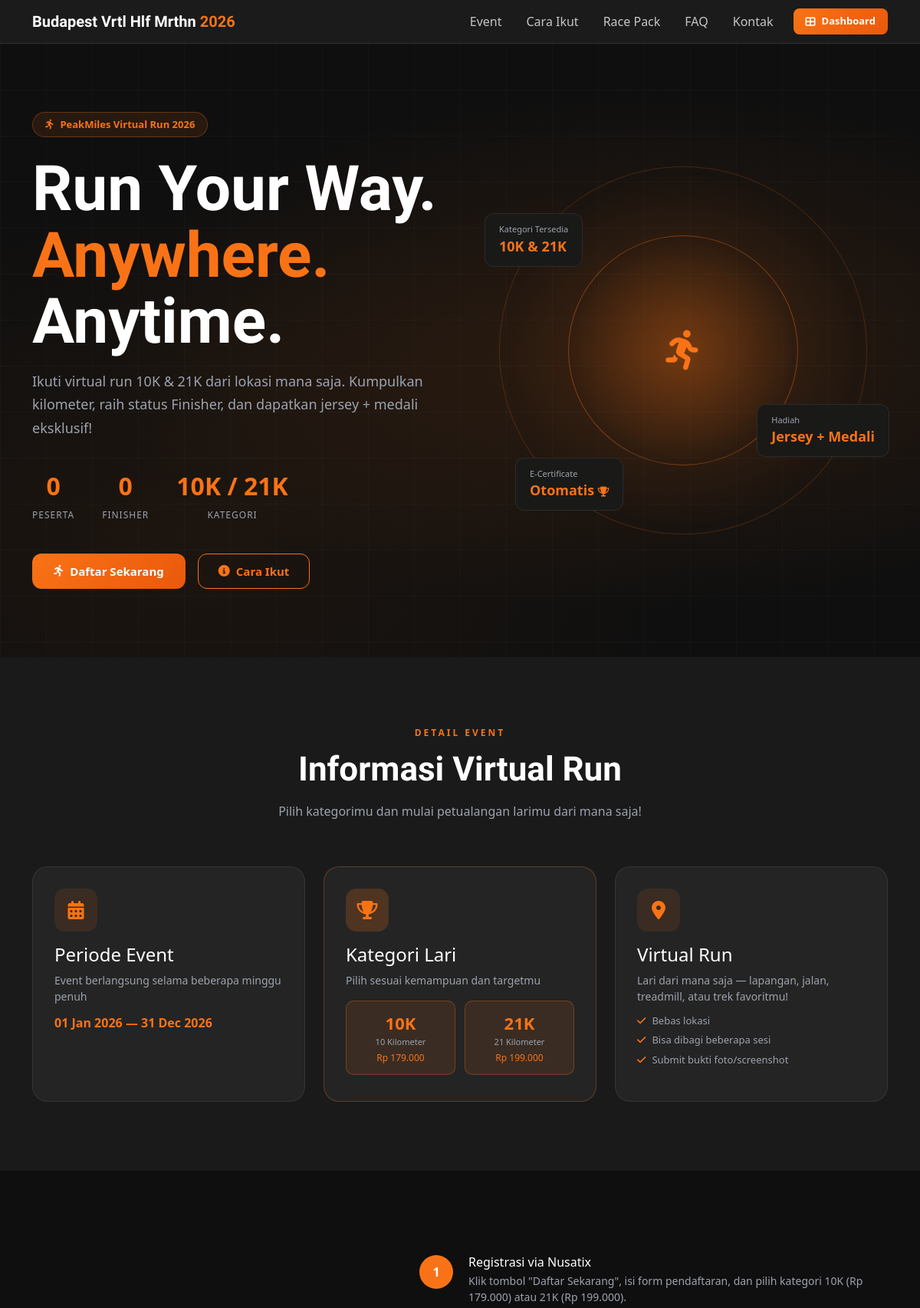
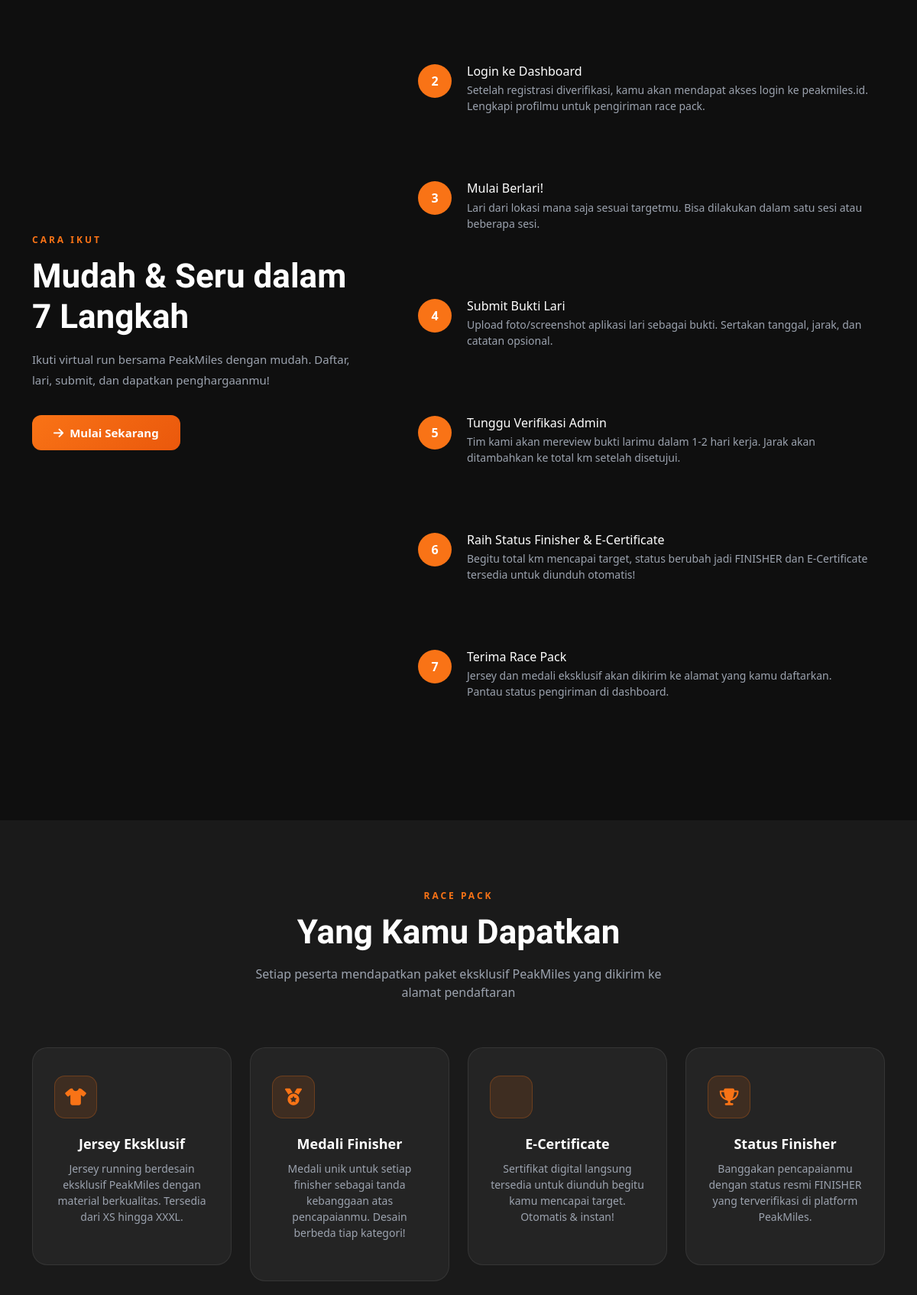
The page / (signed in, upper part) on the database its author committed (2 pictures, top to bottom).
### tables this page shows
CREATE TABLE IF NOT EXISTS events (
    id INT AUTO_INCREMENT PRIMARY KEY,
    name VARCHAR(200) NOT NULL,
    slug VARCHAR(200) NOT NULL,
    description TEXT,
    start_date DATE NOT NULL,
    end_date DATE NOT NULL,
    target_10k DECIMAL(5,2) DEFAULT 10.00,
    target_21k DECIMAL(5,2) DEFAULT 21.00,
    fee_10k INT DEFAULT 179000,
    fee_21k INT DEFAULT 199000,
    registration_url VARCHAR(500) DEFAULT 'https://nusatix.com',
    is_active TINYINT(1) DEFAULT 1,
    banner_image VARCHAR(300) NULL,
    created_at DATETIME DEFAULT CURRENT_TIMESTAMP
);

### includes/functions.php (called while the page is built, shortened)
<?php
function getActiveEvent(): ?array {
    $db = getDB();
    $stmt = $db->prepare("SELECT * FROM events WHERE is_active = 1 ORDER BY id DESC LIMIT 1");
    $stmt->execute();
    return $stmt->fetch() ?: null;
}
function sanitize(string $input): string {
    return htmlspecialchars(trim($input), ENT_QUOTES, 'UTF-8');
}

### index.php (the view, shortened to what this page needs)
<?php
require_once __DIR__ . '/includes/header.php';
$event = getActiveEvent();
?>
<section class="hero" id="home">
  <div class="hero-bg"></div>
  <div class="hero-grid"></div>
  <div class="container" style="position:relative;z-index:2;">
    <div class="row align-items-center g-5">
      <div class="col-lg-6">
        <div class="hero-badge">
          <i class="fa fa-running"></i>
          <?= $event ? sanitize($event['name']) : 'PeakMiles Virtual Run 2026' ?>
        </div>
        <h1 class="hero-title">Run Your Way.<br><span>Anywhere.</span><br>Anytime.</h1>
        <p class="hero-desc">Ikuti virtual run 10K & 21K dari lokasi mana saja. Kumpulkan kilometer, raih status Finisher, dan dapatkan jersey + medali eksklusif!</p>
        <div class="hero-stats">
          <div class="hero-stat">
            <span class="hero-stat-val counter" data-target="2500">0</span>
            <span class="hero-stat-label">Peserta</span>
          </div>
          <div class="hero-stat">
            <span class="hero-stat-val counter" data-target="1800">0</span>
            <span class="hero-stat-label">Finisher</span>
          </div>
          <div class="hero-stat">
            <span class="hero-stat-val">10K / 21K</span>
            <span class="hero-stat-label">Kategori</span>
          </div>
        </div>
        <div class="d-flex gap-3 flex-wrap">
          <a href="<?= SITE_URL ?>/register.php" class="btn-primary-custom">
            <i class="fa fa-running"></i> Daftar Sekarang
          </a>
          <a href="#how-it-works" class="btn-outline-custom">
            <i class="fa fa-info-circle"></i> Cara Ikut
          </a>
        </div>
      </div>
      <div class="col-lg-6">
        <div class="hero-visual">
          <div class="hero-circle">
            <div class="hero-circle-inner"><i class="fa fa-person-running" style="font-size:52px;color:var(--primary);"></i></div>
            <div class="floating-card float-1">
              <div class="floating-card-title">Kategori Tersedia</div>
              <div class="floating-card-val">10K & 21K</div>
            </div>
            <div class="floating-card float-2">
              <div class="floating-card-title">Hadiah</div>
              <div class="floating-card-val">Jersey + Medali</div>
            </div>
            <div class="floating-card float-3">
              <div class="floating-card-title">E-Certificate</div>
              <div class="floating-card-val">Otomatis <i class="fa fa-trophy" style="color:var(--primary);font-size:13px;"></i></div>
            </div>
          </div>
        </div>
      </div>
    </div>
  </div>
</section>
<section class="section section-darker" id="event">
  <div class="container">
    <div class="text-center mb-5">
      <span class="section-label">Detail Event</span>
      <h2 class="section-title">Informasi Virtual Run</h2>
      <p class="section-desc">Pilih kategorimu dan mulai petualangan larimu dari mana saja!</p>
    </div>
    <div class="row g-4">
      <div class="col-md-4">
        <div class="card-custom h-100">
          <div class="card-icon"><i class="fa fa-calendar-alt"></i></div>
          <h4 style="color:#fff;margin-bottom:8px;">Periode Event</h4>
          <p style="color:var(--gray-light);font-size:14px;margin-bottom:12px;">Event berlangsung selama beberapa minggu penuh</p>
          <?php if ($event): ?>
          <div style="color:var(--primary);font-weight:600;">
            <?= date('d M Y', strtotime($event['start_date'])) ?> — <?= date('d M Y', strtotime($event['end_date'])) ?>
          </div>
          <?php else: ?>
          <div style="color:var(--primary);font-weight:600;">1 Feb — 31 Mar 2025</div>
          <?php endif; ?>
        </div>
      </div>
      <div class="col-md-4">
        <div class="card-custom h-100" style="border-color:rgba(249,115,22,0.3);">
          <div class="card-icon" style="background:rgba(249,115,22,0.2);"><i class="fa fa-trophy"></i></div>
          <h4 style="color:#fff;margin-bottom:8px;">Kategori Lari</h4>
          <p style="color:var(--gray-light);font-size:14px;margin-bottom:16px;">Pilih sesuai kemampuan dan targetmu</p>
          <div style="display:flex;gap:12px;">
            <div style="background:rgba(249,115,22,0.1);border:1px solid rgba(249,115,22,0.3);padding:12px 20px;border-radius:10px;text-align:center;flex:1;">
              <div style="font-size:22px;font-weight:800;color:var(--primary);">10K</div>
              <div style="font-size:11px;color:var(--gray-light);">10 Kilometer</div>
              <div style="font-size:12px;color:var(--primary);margin-top:4px;">Rp 179.000</div>
            </div>
            <div style="background:rgba(249,115,22,0.1);border:1px solid rgba(249,115,22,0.3);padding:12px 20px;border-radius:10px;text-align:center;flex:1;">
              <div style="font-size:22px;font-weight:800;color:var(--primary);">21K</div>
              <div style="font-size:11px;color:var(--gray-light);">21 Kilometer</div>
              <div style="font-size:12px;color:var(--primary);margin-top:4px;">Rp 199.000</div>
            </div>
          </div>
        </div>
      </div>
      <div class="col-md-4">
        <div class="card-custom h-100">
          <div class="card-icon"><i class="fa fa-map-marker-alt"></i></div>
          <h4 style="color:#fff;margin-bottom:8px;">Virtual Run</h4>
          <p style="color:var(--gray-light);font-size:14px;margin-bottom:12px;">Lari dari mana saja — lapangan, jalan, treadmill, atau trek favoritmu!</p>
          <ul style="list-style:none;padding:0;color:var(--gray-light);font-size:13px;">
            <li style="margin-bottom:6px;"><i class="fa fa-check" style="color:var(--primary);margin-right:8px;"></i>Bebas lokasi</li>
            <li style="margin-bottom:6px;"><i class="fa fa-check" style="color:var(--primary);margin-right:8px;"></i>Bisa dibagi beberapa sesi</li>
            <li><i class="fa fa-check" style="color:var(--primary);margin-right:8px;"></i>Submit bukti foto/screenshot</li>
          </ul>
        </div>
      </div>
    </div>
  </div>
</section>
<section class="section section-dark" id="how-it-works">
  <div class="container">
    <div class="row align-items-center g-5">
      <div class="col-lg-5">
        <span class="section-label">Cara Ikut</span>
        <h2 class="section-title">Mudah & Seru dalam 7 Langkah</h2>
        <p style="color:var(--gray-light);font-size:15px;line-height:1.8;">Ikuti virtual run bersama PeakMiles dengan mudah. Daftar, lari, submit, dan dapatkan penghargaanmu!</p>
        <a href="<?= SITE_URL ?>/register.php" class="btn-primary-custom mt-3">
          <i class="fa fa-arrow-right"></i> Mulai Sekarang
        </a>
      </div>
      <div class="col-lg-7">
        <div class="step-item">
          <div class="step-num">1</div>
          <div class="step-content">
            <h4>Registrasi via Nusatix</h4>
            <p>Klik tombol "Daftar Sekarang", isi form pendaftaran, dan pilih kategori 10K (Rp 179.000) atau 21K (Rp 199.000).</p>
          </div>
        </div>
        <div class="step-item">
          <div class="step-num">2</div>
          <div class="step-content">
            <h4>Login ke Dashboard</h4>
            <p>Setelah registrasi diverifikasi, kamu akan mendapat akses login ke peakmiles.id. Lengkapi profilmu untuk pengiriman race pack.</p>
          </div>
        </div>
        <div class="step-item">
          <div class="step-num">3</div>
          <div class="step-content">
            <h4>Mulai Berlari!</h4>
            <p>Lari dari lokasi mana saja sesuai targetmu. Bisa dilakukan dalam satu sesi atau beberapa sesi.</p>
          </div>
        </div>
        <div class="step-item">
          <div class="step-num">4</div>
          <div class="step-content">
            <h4>Submit Bukti Lari</h4>
            <p>Upload foto/screenshot aplikasi lari sebagai bukti. Sertakan tanggal, jarak, dan catatan opsional.</p>
          </div>
        </div>
        <div class="step-item">
          <div class="step-num">5</div>
          <div class="step-content">
            <h4>Tunggu Verifikasi Admin</h4>
            <p>Tim kami akan mereview bukti larimu dalam 1-2 hari kerja. Jarak akan ditambahkan ke total km setelah disetujui.</p>
          </div>
        </div>
        <div class="step-item">
          <div class="step-num">6</div>
          <div class="step-content">
            <h4>Raih Status Finisher & E-Certificate</h4>
            <p>Begitu total km mencapai target, status berubah jadi FINISHER dan E-Certificate tersedia untuk diunduh otomatis!</p>
          </div>
        </div>
        <div class="step-item">
          <div class="step-num">7</div>
          <div class="step-content">
            <h4>Terima Race Pack</h4>
            <p>Jersey dan medali eksklusif akan dikirim ke alamat yang kamu daftarkan. Pantau status pengiriman di dashboard.</p>
          </div>
        </div>
      </div>
    </div>
  </div>
</section>
<section class="section section-darker" id="race-pack">
  <div class="container">
    <div class="text-center mb-5">
      <span class="section-label">Race Pack</span>
      <h2 class="section-title">Yang Kamu Dapatkan</h2>
      <p class="section-desc">Setiap peserta mendapatkan paket eksklusif PeakMiles yang dikirim ke alamat pendaftaran</p>
    </div>
      <div class="row g-4">
      <div class="col-sm-6 col-lg-3">
        <div class="benefit-card">
          <div class="benefit-icon"><i class="fa fa-shirt"></i></div>
          <div class="benefit-title">Jersey Eksklusif</div>
          <p class="benefit-desc">Jersey running berdesain eksklusif PeakMiles dengan material berkualitas. Tersedia dari XS hingga XXXL.</p>
        </div>
      </div>
      <div class="col-sm-6 col-lg-3">
        <div class="benefit-card">
          <div class="benefit-icon"><i class="fa fa-medal"></i></div>
          <div class="benefit-title">Medali Finisher</div>
          <p class="benefit-desc">Medali unik untuk setiap finisher sebagai tanda kebanggaan atas pencapaianmu. Desain berbeda tiap kategori!</p>
        </div>
      </div>
      <div class="col-sm-6 col-lg-3">
        <div class="benefit-card">
          <div class="benefit-icon"><i class="fa fa-file-certificate"></i></div>
          <div class="benefit-title">E-Certificate</div>
          <p class="benefit-desc">Sertifikat digital langsung tersedia untuk diunduh begitu kamu mencapai target. Otomatis & instan!</p>
        </div>
      </div>
      <div class="col-sm-6 col-lg-3">
        <div class="benefit-card">
          <div class="benefit-icon"><i class="fa fa-trophy"></i></div>
          <div class="benefit-title">Status Finisher</div>
          <p class="benefit-desc">Banggakan pencapaianmu dengan status resmi FINISHER yang terverifikasi di platform PeakMiles.</p>
        </div>
      </div>
    </div>
  </div>
</section>
<?php require_once __DIR__ . '/includes/footer.php'; ?>

### rows shown on the page
events: name "PeakMiles Virtual Run 2026", start_date "01 Jan 2026", end_date "31 Dec 2026"
